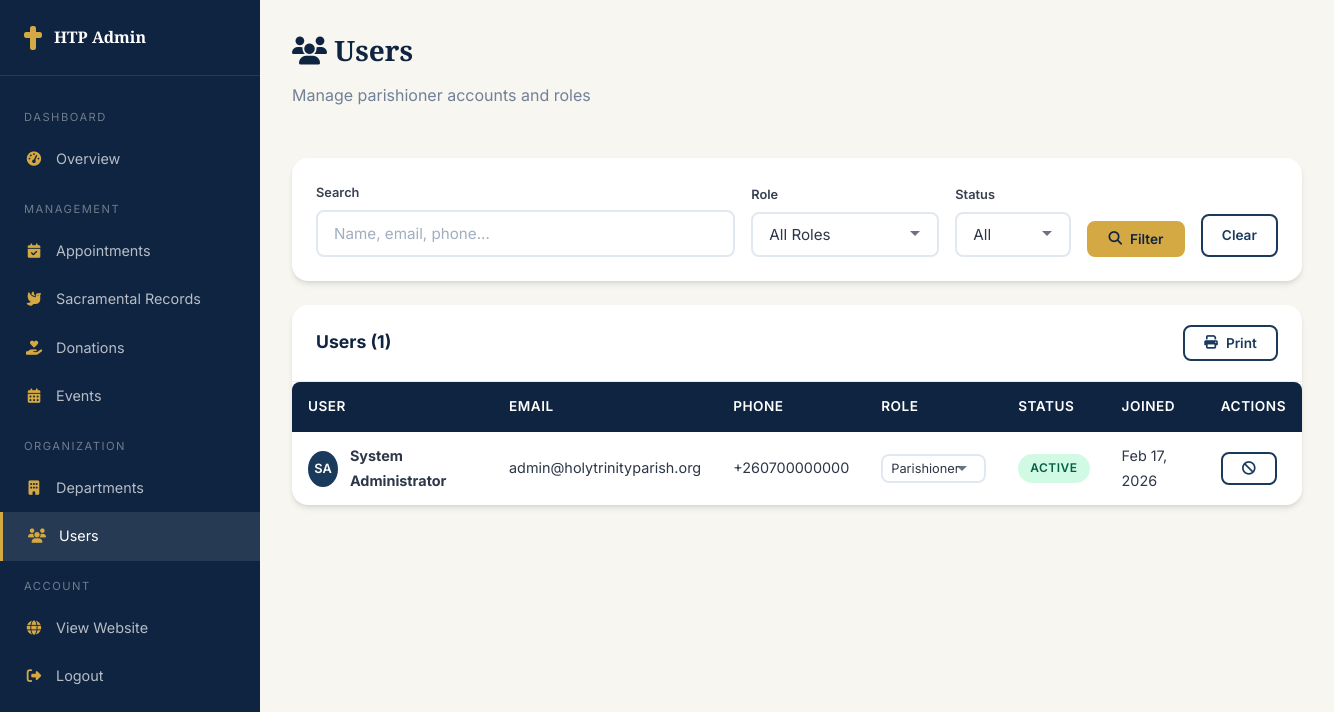
Before: /admin/users.php (signed in) with the older database file.
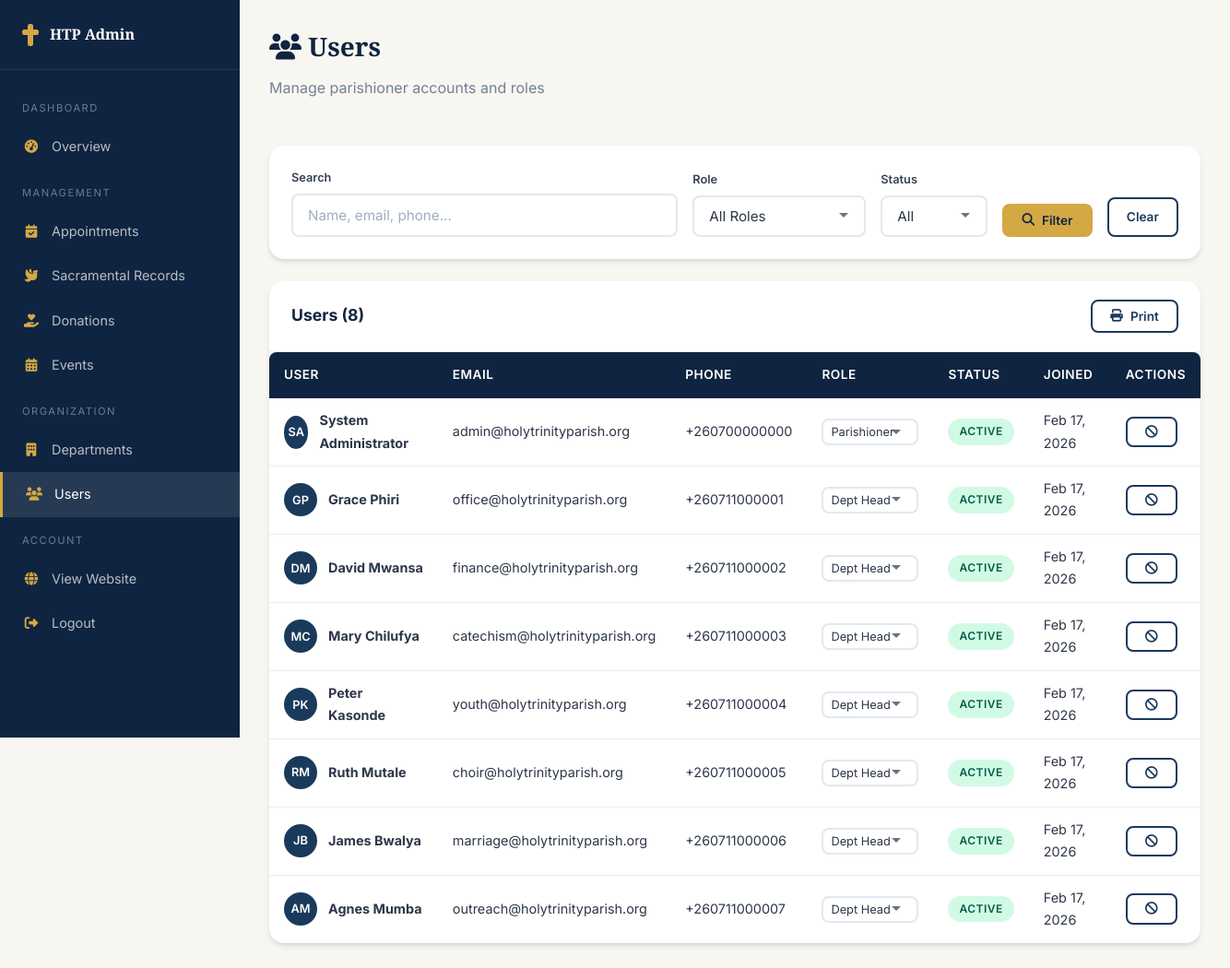
After: the same page with the newer database file.
### tables this page shows
CREATE TABLE users (
    id INT AUTO_INCREMENT PRIMARY KEY,
    first_name VARCHAR(100) NOT NULL,
    last_name VARCHAR(100) NOT NULL,
    email VARCHAR(255) UNIQUE NOT NULL,
    phone VARCHAR(20),
    password_hash VARCHAR(255) NOT NULL,
    role ENUM('parishioner','priest','department_head','admin','super_admin') DEFAULT 'parishioner',
    profile_photo VARCHAR(255) DEFAULT NULL,
    date_of_birth DATE,
    gender ENUM('male','female','other'),
    address TEXT,
    emergency_contact VARCHAR(255),
    is_active TINYINT(1) DEFAULT 1,
    email_verified TINYINT(1) DEFAULT 0,
    verification_token VARCHAR(255),
    reset_token VARCHAR(255),
    reset_token_expiry DATETIME,
    last_login DATETIME,
    created_at TIMESTAMP DEFAULT CURRENT_TIMESTAMP,
    updated_at TIMESTAMP DEFAULT CURRENT_TIMESTAMP ON UPDATE CURRENT_TIMESTAMP
);

### config/database.php (called while the page is built, shortened)
<?php
class Database {
    private static $instance = null;
    private $connection;
    private function __construct() {
        try {
            $dsn = "mysql:host=" . DB_HOST . ";dbname=" . DB_NAME . ";charset=" . DB_CHARSET;
            $this->connection = new PDO($dsn, DB_USER, DB_PASS, [
                PDO::ATTR_ERRMODE => PDO::ERRMODE_EXCEPTION,
                PDO::ATTR_DEFAULT_FETCH_MODE => PDO::FETCH_ASSOC,
                PDO::ATTR_EMULATE_PREPARES => false,
            ]);
        } catch (PDOException $e) {
            error_log("Database connection failed: " . $e->getMessage());
            die("Database connection failed. Please try again later.");
        }
    }
    public static function getInstance() {
        if (self::$instance === null) {
            self::$instance = new self();
        }
        return self::$instance;
    }
    public function query($sql, $params = []) {
        $stmt = $this->connection->prepare($sql);
        $stmt->execute($params);
        return $stmt;
    }
    public function fetchAll($sql, $params = []) {
        return $this->query($sql, $params)->fetchAll();
    }
}

### config/app.php (called while the page is built, shortened)
<?php
require_once APP_ROOT . '/config/database.php';
function sanitize($input) {
    return htmlspecialchars(trim($input), ENT_QUOTES, 'UTF-8');
}
function formatDate($date, $format = 'M d, Y') {
    return date($format, strtotime($date));
}

### admin/users.php (the view, shortened to what the changed rows need)
<?php
require_once __DIR__ . '/../config/app.php';
$db = Database::getInstance();
$where = "1=1";
$params = [];
$users = $db->fetchAll("SELECT * FROM users WHERE {$where} ORDER BY created_at DESC", $params);
?>
<!DOCTYPE html>
<html lang="en">
<head>
    <link rel="stylesheet" href="https://cdnjs.cloudflare.com/ajax/libs/font-awesome/6.5.1/css/all.min.css">
    <link rel="stylesheet" href="/holy-trinity/assets/css/style.css">
</head>
<body>
    <div class="dashboard-layout">
        <div class="dashboard-main">
            <div class="dashboard-header">
                <div>
                    <h1><i class="fas fa-users"></i> Users</h1>
                </div>
            </div>
            <div class="card">
                <div class="card-header">
                    <h3>Users (<?= count($users) ?>)</h3>
                    <button onclick="printContent('usersTableContent')" class="btn btn-sm btn-outline"><i class="fas fa-print"></i> Print</button>
                </div>
                <div class="table-responsive" id="usersTableContent">
                    <table class="data-table">
                        <thead>
                            <tr>
                                <th>User</th>
                                <th>Email</th>
                                <th>Phone</th>
                                <th>Role</th>
                                <th>Status</th>
                                <th>Joined</th>
                                <th>Actions</th>
                            </tr>
                        </thead>
                        <tbody>
                            <?php if (empty($users)): ?>
                                <tr><td colspan="7" class="text-center p-3">No users found</td></tr>
                            <?php else: ?>
                                <?php foreach ($users as $u): ?>
                                <tr>
                                    <td>
                                        <div style="display:flex; align-items:center; gap:0.75rem;">
                                            <div style="width:36px; height:36px; border-radius:50%; background:var(--primary); color:var(--white); display:flex; align-items:center; justify-content:center; font-weight:600; font-size:0.8rem;">
                                                <?= strtoupper(substr($u['first_name'],0,1) . substr($u['last_name'],0,1)) ?>
                                            </div>
                                            <strong><?= sanitize($u['first_name'] . ' ' . $u['last_name']) ?></strong>
                                        </div>
                                    </td>
                                    <td><?= sanitize($u['email']) ?></td>
                                    <td><?= sanitize($u['phone'] ?? '-') ?></td>
                                    <td>
                                        <form method="POST" style="display:inline;">
                                            <select name="new_role" class="form-control" style="padding:0.3rem 1.5rem 0.3rem 0.5rem; font-size:0.8rem; width:auto;" onchange="this.form.submit()">
                                                <option value="parishioner" <?= $u['role'] === 'parishioner' ? 'selected' : '' ?>>Parishioner</option>
                                                <option value="department_head" <?= $u['role'] === 'department_head' ? 'selected' : '' ?>>Dept Head</option>
                                            </select>
                                        </form>
                                    </td>
                                    <td>
                                        <span class="badge badge-<?= $u['is_active'] ? 'success' : 'error' ?>">
                                            <?= $u['is_active'] ? 'Active' : 'Inactive' ?>
                                        </span>
                                    </td>
                                    <td><?= formatDate($u['created_at'], 'M d, Y') ?></td>
                                    <td>
                                        <form method="POST" style="display:inline;">
                                            <button class="btn btn-sm <?= $u['is_active'] ? 'btn-outline' : 'btn-primary' ?>" title="<?= $u['is_active'] ? 'Deactivate' : 'Activate' ?>">
                                                <i class="fas fa-<?= $u['is_active'] ? 'ban' : 'check' ?>"></i>
                                            </button>
                                        </form>
                                    </td>
                                </tr>
                                <?php endforeach; ?>
                            <?php endif; ?>
                        </tbody>
                    </table>
                </div>
            </div>
        </div>
    </div>
</body>
</html>

Changed rows visible on the page:
added users: first_name+last_name "GP", first_name+last_name "Grace Phiri", email "office@holytrinityparish.org", phone "+260711000001", new_role "Dept Head", is_active "ACTIVE", created_at "Feb 17, 2026"
added users: first_name+last_name "DM", first_name+last_name "David Mwansa", email "finance@holytrinityparish.org", phone "+260711000002", new_role "Dept Head", is_active "ACTIVE", created_at "Feb 17, 2026"
added users: first_name+last_name "MC", first_name+last_name "Mary Chilufya", email "catechism@holytrinityparish.org", phone "+260711000003", new_role "Dept Head", is_active "ACTIVE", created_at "Feb 17, 2026"
added users: first_name+last_name "PK", first_name+last_name "Peter Kasonde", email "youth@holytrinityparish.org", phone "+260711000004", new_role "Dept Head", is_active "ACTIVE", created_at "Feb 17, 2026"
added users: first_name+last_name "RM", first_name+last_name "Ruth Mutale", email "choir@holytrinityparish.org", phone "+260711000005", new_role "Dept Head", is_active "ACTIVE", created_at "Feb 17, 2026"
added users: first_name+last_name "JB", first_name+last_name "James Bwalya", email "marriage@holytrinityparish.org", phone "+260711000006", new_role "Dept Head", is_active "ACTIVE", created_at "Feb 17, 2026"
added users: first_name+last_name "AM", first_name+last_name "Agnes Mumba", email "outreach@holytrinityparish.org", phone "+260711000007", new_role "Dept Head", is_active "ACTIVE", created_at "Feb 17, 2026"
Other visible differences:
count($users): "1" → "8"
